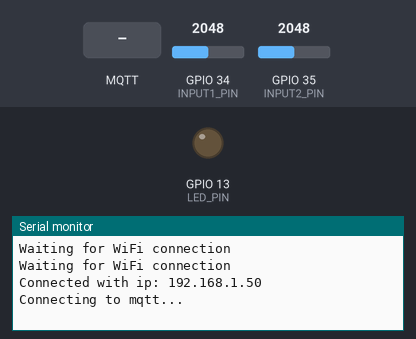
This sketch was run on a simulated ESP32. Parts: output pins drawn as LEDs (lit = HIGH), the last lines printed to the serial monitor. The test bench sets the inputs (shaded band); at power-on: GPIO 34 (INPUT1_PIN) = 2048, GPIO 35 (INPUT2_PIN) = 2048. WiFi joins after 1.5 s; servers stay silent unless stated; no MQTT or app messages arrive unless stated.

Above: at 3.2 s.
3.3 s: MQTT message "1" arrives on the first subscribed topic
At 5.2 s:
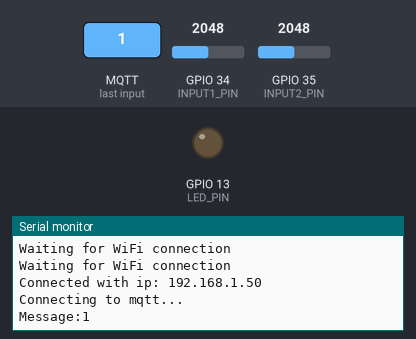
5.5 s: MQTT message "on" arrives on the first subscribed topic
At 7.2 s:
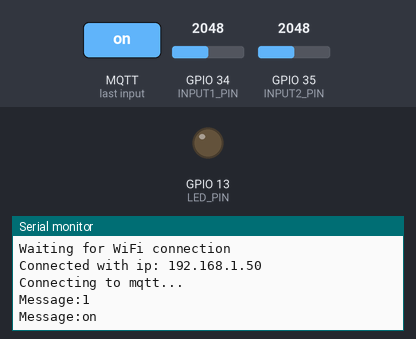
7.5 s: MQTT message "off" arrives on the first subscribed topic
At 8.8 s:
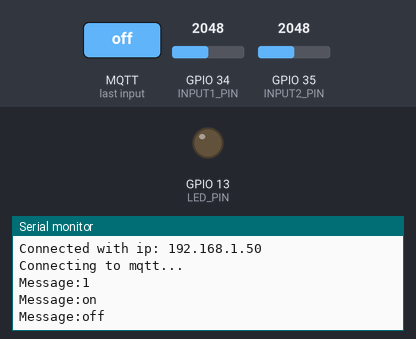

Measured:
- after the input at 3.3 s, the serial monitor: prints a new line after 0.76 s (image 1)
- after the input at 5.5 s, the serial monitor: prints a new line after 0.56 s (image 2)
- after the input at 7.5 s, the serial monitor: prints a new line after 0.56 s (image 3)

The sketch:

mqttEsp.ino
```cpp
#include <WiFi.h>
#include <PubSubClient.h>
#include <ArduinoJson.h>
#include <string.h>

WiFiClient espClient;
PubSubClient client(espClient);
const char *ssid = "name";
const char *password = "pass :D/";
const char *mqtt_broker = "test.mosquitto.org";
const char *input1Topic = "test-topic-student-pak-analog-1";
const char *input2Topic = "test-topic-student-pak-analog-2";
const char *ledTopic = "test-topic-student-pak-led";
const char *clientId = "3242432rffsg4weygwt3eF";
const int mqtt_port = 1883;

const int INPUT1_PIN = 34;
const int INPUT2_PIN = 35;
const int LED_PIN = 13;


void connectToWifi()
{
    WiFi.begin(ssid, password);
    while (WiFi.status() != WL_CONNECTED)
    {
        delay(1000);
        Serial.println("Waiting for WiFi connection");
    }
    Serial.print("Connected with ip: ");
    Serial.println(WiFi.localIP());
}

void connectMqtt()
{
    client.setServer(mqtt_broker, mqtt_port);
    client.setCallback(onReceive);
    WiFi.mode(WIFI_STA);
    while (!client.connected())
    {
        Serial.println("Connecting to mqtt...");
        if (!client.connect(clientId))
        {
            Serial.print("Failure code: ");
            Serial.print(client.state());
            delay(1000);
        }
    }
    client.subscribe(ledTopic);
}

void initializePins()
{
    pinMode(INPUT1_PIN, INPUT);
    pinMode(INPUT2_PIN, INPUT);
    pinMode(LED_PIN, OUTPUT);
}

void setup()
{
    Serial.begin(115200);
    connectToWifi();
    connectMqtt();
    initializePins();
}

void loop()
{
    uint8_t input1Value = analogRead(INPUT1_PIN);
    uint8_t input2Value = analogRead(INPUT2_PIN);
    client.publish(input1Topic, &input1Value, 1);
    client.publish(input2Topic, &input2Value, 1);
    client.loop();
    delay(1000);
}

void onReceive(char *topic, byte *payload, unsigned int length)
{
    if (strcmp(topic, ledTopic) != 0)
        return;

    Serial.print("Message:");
    for (int i = 0; i < length; i++)
        Serial.print((char)payload[i]);

    Serial.println("");
    StaticJsonDocument<256> doc;
    deserializeJson(doc, payload, length);
    if (doc["Blink"].as<uint8_t>() == 1)
    {
        digitalWrite(LED_PIN, HIGH);
        delay(500);
        digitalWrite(LED_PIN, LOW);
    }
}
```
